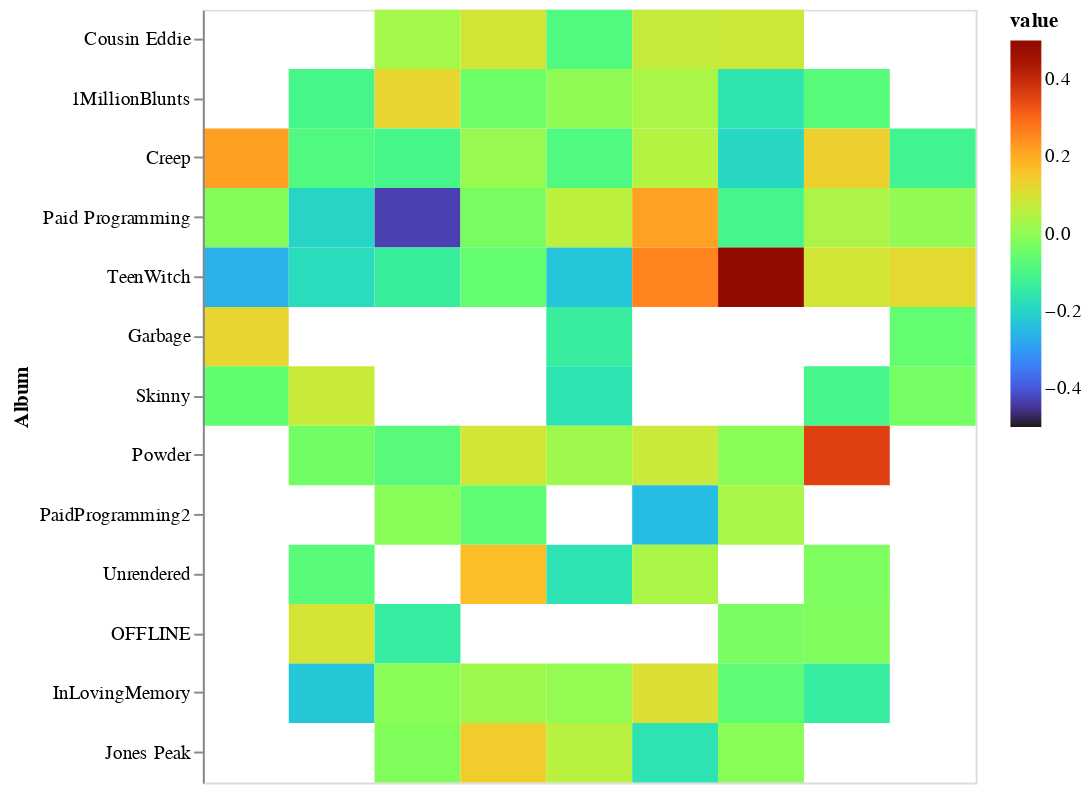

The cell this chart's notebook holds for it:
### Markdown cell above
## Other color schemes

### Code cell
data = pd.read_csv('Polarity Dataset - Sheet1.csv')
heatmap = alt.Chart(data).mark_rect().encode(
    x=alt.X('number:O', title=None,axis=None),
    y=alt.Y('album :N', title='Album',sort=None),
    color=alt.Color('value:Q', scale=alt.Scale(domain=[-.5, .5], scheme='turbo')),
    tooltip=['value:Q', 'album :N','name:N']
).properties(
    width=400,
    height=400
)
heatmap

### Figure 1 — Vega-Lite specification as saved in the notebook (floating-point values rounded to 4 significant figures)
{"config": {"view": {"continuousWidth": 400, "continuousHeight": 300}}, "data": {"name": "data-918b4e89a0fbdafdcbdd4300380f4cc7"}, "mark": "rect", "encoding": {"color": {"field": "value", "scale": {"domain": [-0.5, 0.5], "scheme": "turbo"}, "type": "quantitative"}, "tooltip": [{"field": "value", "type": "quantitative"}, {"field": "album ", "type": "nominal"}, {"field": "name", "type": "nominal"}], "x": {"axis": null, "field": "number", "title": null, "type": "ordinal"}, "y": {"field": "album ", "sort": null, "title": "Album", "type": "nominal"}}, "height": 400, "width": 400, "$schema": "https://vega.github.io/schema/vega-lite/v4.17.0.json", "datasets": {"data-918b4e89a0fbdafdcbdd4300380f4cc7": [{"album ": "Cousin Eddie", "name": null, "value": null, "number": 0}, {"album ": "Cousin Eddie", "name": null, "value": null, "number": 1}, {"album ": "Cousin Eddie", "name": "\"Zig Zags And Louie Tags\"", "value": 0.02604, "number": 2}, {"album ": "Cousin Eddie", "name": "Weekend", "value": 0.08873, "number": 3}, {"album ": "Cousin Eddie", "name": "Mighty Joe Young", "value": -0.08626, "number": 4}, {"album ": "Cousin Eddie", "name": "Excuse Me", "value": 0.07147, "number": 5}, {"album ": "Cousin Eddie", "name": "Work", "value": 0.08167, "number": 6}, {"album ": "Cousin Eddie", "name": null, "value": null, "number": 7}, {"album ": "Cousin Eddie", "name": null, "value": null, "number": 8}, {"album ": "1MillionBlunts", "name": null, "value": null, "number": 0}, {"album ": "1MillionBlunts", "name": "MasterBedroom", "value": -0.104, "number": 1}, {"album ": "1MillionBlunts", "name": "MarbleFloors", "value": 0.1267, "number": 2}, {"album ": "1MillionBlunts", "name": "BluntsInTheGraveyard", "value": -0.04269, "number": 3}, {"album ": "1MillionBlunts", "name": "BabyBlueVeleour", "value": 0.0007937, "number": 4}, {"album ": "1MillionBlunts", "name": "SilkSheets", "value": 0.03492, "number": 5}, {"album ": "1MillionBlunts", "name": "TheLivingForest", "value": -0.1629, "number": 6}, {"album ": "1MillionBlunts", "name": "Phantom", "value": -0.07731, "number": 7}, {"album ": "1MillionBlunts", "name": null, "value": null, "number": 8}, {"album ": "Creep", "name": "Gold Chevrolet", "value": 0.2197, "number": 0}, {"album ": "Creep", "name": "White Noise", "value": -0.0881, "number": 1}, {"album ": "Creep", "name": "Windows 95", "value": -0.1039, "number": 2}, {"album ": "Creep", "name": "Dead Girl", "value": 0.01136, "number": 3}, {"album ": "Creep", "name": "Pixelated Tears", "value": -0.08811, "number": 4}, {"album ": "Creep", "name": "Penthouse", "value": 0.04938, "number": 5}, {"album ": "Creep", "name": "Dracula", "value": -0.1949, "number": 6}, {"album ": "Creep", "name": "Floppy Disc", "value": 0.137, "number": 7}, {"album ": "Creep", "name": "Marble  ", "value": -0.1133, "number": 8}, {"album ": "Paid Programming", "name": "Jonathan Taylor Thomas", "value": -0.01422, "number": 0}, {"album ": "Paid Programming", "name": "American Beauty", "value": -0.1979, "number": 1}, {"album ": "Paid Programming", "name": "Skin", "value": -0.4341, "number": 2}, {"album ": "Paid Programming", "name": "Blink 187", "value": -0.02859, "number": 3}, {"album ": "Paid Programming", "name": "Teen Girl Dies At Rave", "value": 0.06078, "number": 4}, {"album ": "Paid Programming", "name": "Teenage Boy", "value": 0.2167, "number": 5}, {"album ": "Paid Programming", "name": "281-330-8004", "value": -0.1042, "number": 6}, {"album ": "Paid Programming", "name": "Severe Weather Warning", "value": 0.03802, "number": 7}, {"album ": "Paid Programming", "name": "Grandfathers Ring  ", "value": 0.002899, "number": 8}, {"album ": "TeenWitch", "name": "FearTheNobodies", "value": -0.2648, "number": 0}, {"album ": "TeenWitch", "name": "RampartRange", "value": -0.1831, "number": 1}, {"album ": "TeenWitch", "name": "WitchBoy", "value": -0.135, "number": 2}, {"album ": "TeenWitch", "name": "TheCafeteria", "value": -0.05804, "number": 3}, {"album ": "TeenWitch", "name": "Reb&Vodka", "value": -0.2304, "number": 4}, {"album ": "TeenWitch", "name": "BombsInTheLunchroom ", "value": 0.2589, "number": 5}, {"album ": "TeenWitch", "name": "Cotton", "value": 0.5, "number": 6}, {"album ": "TeenWitch", "name": "ParkingLotWitness ", "value": 0.09085, "number": 7}, {"album ": "TeenWitch", "name": "Klebold ", "value": 0.1189, "number": 8}, {"album ": "Garbage", "name": "Lay Me In The River", "value": 0.1273, "number": 0}, {"album ": "Garbage", "name": null, "value": null, "number": 1}, {"album ": "Garbage", "name": null, "value": null, "number": 2}, {"album ": "Garbage", "name": null, "value": null, "number": 3}, {"album ": "Garbage", "name": "Corduroy", "value": -0.136, "number": 4}, {"album ": "Garbage", "name": null, "value": null, "number": 5}, {"album ": "Garbage", "name": null, "value": null, "number": 6}, {"album ": "Garbage", "name": null, "value": null, "number": 7}, {"album ": "Garbage", "name": "You Can Tell A Lot About A Man By The Neck Of His Shirt ", "value": -0.05927, "number": 8}, {"album ": "Skinny", "name": "HollisterJeans", "value": -0.06136, "number": 0}, {"album ": "Skinny", "name": "TheNoiseInsideMyHead", "value": 0.07639, "number": 1}, {"album ": "Skinny", "name": null, "value": null, "number": 2}, {"album ": "Skinny", "name": null, "value": null, "number": 3}, {"album ": "Skinny", "name": "WhereTheTreesMeetTheFreeway ", "value": -0.1663, "number": 4}, {"album ": "Skinny", "name": null, "value": null, "number": 5}, {"album ": "Skinny", "name": null, "value": null, "number": 6}, {"album ": "Skinny", "name": "DeadInDesignerClothes", "value": -0.1056, "number": 7}, {"album ": "Skinny", "name": "ShrimpPizza ", "value": -0.03297, "number": 8}, {"album ": "Powder", "name": null, "value": null, "number": 0}, {"album ": "Powder", "name": "The Healing Fields", "value": -0.03832, "number": 1}, {"album ": "Powder", "name": "Upon The Dying Grass", "value": -0.07523, "number": 2}, {"album ": "Powder", "name": "Hey Sorry, I Was In The Shower", "value": 0.08828, "number": 3}, {"album ": "Powder", "name": "Himalayan Salt", "value": 0.02224, "number": 4}, {"album ": "Powder", "name": "Just Another Day At The Office", "value": 0.07741, "number": 5}, {"album ": "Powder", "name": "Here Goes Nothing", "value": -0.005499, "number": 6}, {"album ": "Powder", "name": "Chlorella", "value": 0.3583, "number": 7}, {"album ": "Powder", "name": null, "value": null, "number": 8}, {"album ": "PaidProgramming2", "name": null, "value": null, "number": 0}, {"album ": "PaidProgramming2", "name": null, "value": null, "number": 1}, {"album ": "PaidProgramming2", "name": "Rocks", "value": -0.008399, "number": 2}, {"album ": "PaidProgramming2", "name": "Biodegradable", "value": -0.06406, "number": 3}, {"album ": "PaidProgramming2", "name": null, "value": null, "number": 4}, {"album ": "PaidProgramming2", "name": "Black Mold ", "value": -0.247, "number": 5}, {"album ": "PaidProgramming2", "name": "Maggots", "value": 0.03298, "number": 6}, {"album ": "PaidProgramming2", "name": null, "value": null, "number": 7}, {"album ": "PaidProgramming2", "name": null, "value": null, "number": 8}, {"album ": "Unrendered", "name": null, "value": null, "number": 0}, {"album ": "Unrendered", "name": "CtrlAltDelete", "value": -0.07365, "number": 1}, {"album ": "Unrendered", "name": null, "value": null, "number": 2}, {"album ": "Unrendered", "name": "SunnyDay", "value": 0.1691, "number": 3}, {"album ": "Unrendered", "name": "LifeRuiner", "value": -0.1676, "number": 4}, {"album ": "Unrendered", "name": "TheGrandestNothing", "value": 0.03462, "number": 5}, {"album ": "Unrendered", "name": null, "value": null, "number": 6}, {"album ": "Unrendered", "name": "TakingOutTheTrash", "value": -0.02286, "number": 7}, {"album ": "Unrendered", "name": null, "value": null, "number": 8}, {"album ": "OFFLINE", "name": null, "value": null, "number": 0}, {"album ": "OFFLINE", "name": "StateOfEmergency", "value": 0.09589, "number": 1}, {"album ": "OFFLINE", "name": "FatherTime", "value": -0.1418, "number": 2}, {"album ": "OFFLINE", "name": null, "value": null, "number": 3}, {"album ": "OFFLINE", "name": null, "value": null, "number": 4}, {"album ": "OFFLINE", "name": null, "value": null, "number": 5}, {"album ": "OFFLINE", "name": "ChampagneInTheGraveyard", "value": -0.02822, "number": 6}, {"album ": "OFFLINE", "name": "Kerosene", "value": -0.01863, "number": 7}, {"album ": "OFFLINE", "name": null, "value": null, "number": 8}, {"album ": "InLovingMemory", "name": null, "value": null, "number": 0}, {"album ": "InLovingMemory", "name": "RainCloudsFollowMe", "value": -0.2253, "number": 1}, {"album ": "InLovingMemory", "name": "ChatLog", "value": -0.005682, "number": 2}, {"album ": "InLovingMemory", "name": "DemolitionFreestylePt3", "value": 0.02077, "number": 3}, {"album ": "InLovingMemory", "name": "SawedOff", "value": 0.006349, "number": 4}, {"album ": "InLovingMemory", "name": "EverybodysFavoriteScumbag ", "value": 0.1062, "number": 5}, {"album ": "InLovingMemory", "name": "InLovingMemory", "value": -0.06644, "number": 6}, {"album ": "InLovingMemory", "name": "GoHardHuh", "value": -0.138, "number": 7}, {"album ": "InLovingMemory", "name": null, "value": null, "number": 8}, {"album ": "Jones Peak", "name": null, "value": null, "number": 0}, {"album ": "Jones Peak", "name": null, "value": null, "number": 1}, {"album ": "Jones Peak", "name": "YellowStone", "value": -0.0173, "number": 2}, {"album ": "Jones Peak", "name": "80sMontage", "value": 0.1424, "number": 3}, {"album ": "Jones Peak", "name": "WhereFromBro?", "value": 0.0543, "number": 4}, {"album ": "Jones Peak", "name": "Away", "value": -0.1667, "number": 5}, {"album ": "Jones Peak", "name": "SwishaHouse ", "value": -0.007392, "number": 6}, {"album ": "Jones Peak", "name": null, "value": null, "number": 7}, {"album ": "Jones Peak", "name": null, "value": null, "number": 8}]}}
